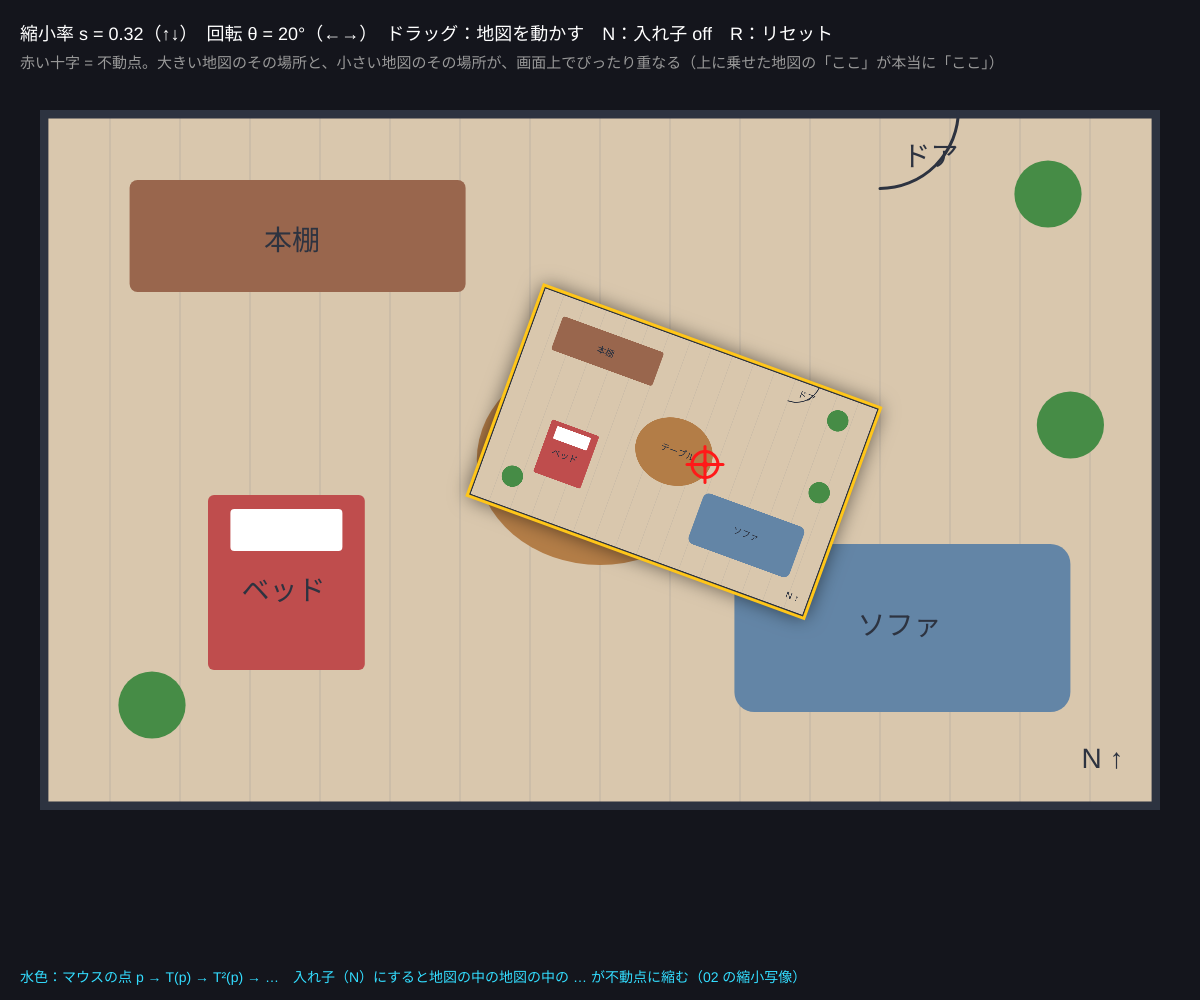
Frame 1 (no input)
Frame 60 (no input): identical to frame 1, image omitted
Frame 120 (the mouse pressed at the canvas centre since frame 60): identical to frame 1, image omitted

The p5.js sketch that drew this single still picture (run headless with seeded random() and noise() and a simulated clock; from frame 60 on, the mouse is pressed at the canvas centre):

// p5.js sketch
// ── sketch.js
// ============================================
// 04 地図の不動点（部屋の地図を床に置く）
// 部屋の地図を、その部屋の床に置く。どう置いても（回しても・縮めても）地図上の 1 点だけが「真下の床とぴったり同じ場所」になる
//   小さい地図 = 大きい地図を相似変換 T(p) = c + sR(p − O) したもの。不動点は (I − sR) p = c − sR·O を解けば求まる
// ドラッグ = 小さい地図を動かす / ←→ = 回す / ↑↓ = 大きさ / N = 地図の中の地図（入れ子）/ マウスを乗せる = その点の行き先 / R = リセット
// ============================================

let s = 0.32;            // ★ 縮小率（小さい地図の大きさ）
let theta = 0.35;        // ★ 回転角
let c;                   // 小さい地図の左上（画面座標）
let O;                   // 大きい地図の左上
let BW, BH;              // 大きい地図の大きさ
let mapG;                // 部屋の地図の絵
let nested = false;
let dragging = false, grabDx = 0, grabDy = 0;

function setup() {
  createCanvas(windowWidth, windowHeight);
  colorMode(HSB, 360, 100, 100, 100);
  BW = min(width - 80, (height - 140) * 1.6); BH = BW / 1.6;
  O = { x: (width - BW) / 2, y: 110 };
  c = { x: O.x + BW * 0.45, y: O.y + BH * 0.25 };
  mapG = createGraphics(BW, BH);
  drawRoom(mapG);
}

// ★ 相似変換 T：大きい地図の点 p → 小さい地図の上の同じ場所
function T(p) {
  let dx = p.x - O.x, dy = p.y - O.y, cs = Math.cos(theta), sn = Math.sin(theta);
  return { x: c.x + s * (cs * dx - sn * dy), y: c.y + s * (sn * dx + cs * dy) };
}
// 不動点：p = c + sR(p − O) を 2×2 の連立方程式として解く
function fixedPoint() {
  let cs = Math.cos(theta), sn = Math.sin(theta);
  let a = 1 - s * cs, b = s * sn, cc = -s * sn, d = 1 - s * cs;      // (I − sR)
  let rx = c.x - s * (cs * O.x - sn * O.y), ry = c.y - s * (sn * O.x + cs * O.y);
  let det = a * d - b * cc;
  return { x: (d * rx - b * ry) / det, y: (-cc * rx + a * ry) / det };
}

function draw() {
  background(230, 30, 11);
  keyHeld();                        // ←→↑↓ は押している間ずっと効く
  image(mapG, O.x, O.y);
  // 小さい地図（入れ子なら何重にも）
  push();
  let depth = nested ? 8 : 1;
  for (let k = 0; k < depth; k++) {
    translate(c.x, c.y); rotate(theta); scale(s); translate(-O.x, -O.y);
    drawingContext.shadowBlur = 20; drawingContext.shadowColor = 'rgba(0,0,0,0.6)';
    image(mapG, O.x, O.y);
    drawingContext.shadowBlur = 0;
    noFill(); stroke(45, 90, 100); strokeWeight(3 / Math.pow(s, k + 1));
    rect(O.x, O.y, BW, BH);
  }
  pop();

  // マウスの点 p → T(p) → T²(p) → … （不動点へ吸い込まれる）
  let fp = fixedPoint();
  if (mouseX > O.x && mouseX < O.x + BW && mouseY > O.y && mouseY < O.y + BH && !dragging) {
    let p = { x: mouseX, y: mouseY };
    for (let i = 0; i < 6; i++) {
      let q = T(p);
      stroke(190, 80, 100, 90 - i * 12); strokeWeight(2);
      line(p.x, p.y, q.x, q.y);
      noStroke(); fill(190, 80, 100, 90 - i * 12); circle(q.x, q.y, 7);
      p = q;
    }
    noStroke(); fill(190, 80, 100); circle(mouseX, mouseY, 10);
  }

  // 不動点
  let inside = fp.x > O.x && fp.x < O.x + BW && fp.y > O.y && fp.y < O.y + BH;
  noFill(); stroke(0, 90, 100); strokeWeight(3);
  circle(fp.x, fp.y, 26); line(fp.x - 18, fp.y, fp.x + 18, fp.y); line(fp.x, fp.y - 18, fp.x, fp.y + 18);
  noStroke(); fill(0, 90, 100); circle(fp.x, fp.y, 6);

  noStroke(); fill(0, 0, 100); textSize(18);
  text('縮小率 s = ' + nf(s, 1, 2) + '（↑↓）　回転 θ = ' + nf(degrees(theta), 1, 0) + '°（←→）　ドラッグ：地図を動かす　N：入れ子 ' + (nested ? 'ON' : 'off') + '　R：リセット', 20, 40);
  fill(0, 0, 60); textSize(15);
  text(inside ? '赤い十字 = 不動点。大きい地図のその場所と、小さい地図のその場所が、画面上でぴったり重なる（上に乗せた地図の「ここ」が本当に「ここ」）'
              : '小さい地図が部屋からはみ出すと、不動点が部屋の外に出ることもある（ブラウワーの条件「自分の中へ写す」が崩れた）', 20, 68);
  fill(190, 80, 100); textSize(14);
  text('水色：マウスの点 p → T(p) → T²(p) → …　入れ子（N）にすると地図の中の地図の中の … が不動点に縮む（02 の縮小写像）', 20, height - 18);
}

function insideSmall(x, y) {
  // 小さい地図の中か？：逆変換で大きい地図の座標に戻して判定
  let dx = x - c.x, dy = y - c.y, cs = Math.cos(-theta), sn = Math.sin(-theta);
  let u = (cs * dx - sn * dy) / s, v = (sn * dx + cs * dy) / s;
  return u >= 0 && u <= BW && v >= 0 && v <= BH;
}
function mousePressed() {
  if (insideSmall(mouseX, mouseY)) { dragging = true; grabDx = mouseX - c.x; grabDy = mouseY - c.y; }
}
function mouseDragged() { if (dragging) { c.x = mouseX - grabDx; c.y = mouseY - grabDy; } }
function mouseReleased() { dragging = false; }
function keyPressed() {
  if (key === 'n' || key === 'N') nested = !nested;
  if (key === 'r' || key === 'R') { s = 0.32; theta = 0.35; c = { x: O.x + BW * 0.45, y: O.y + BH * 0.25 }; }
}
function keyHeld() {
  if (keyIsDown(LEFT_ARROW)) theta -= 0.02;
  if (keyIsDown(RIGHT_ARROW)) theta += 0.02;
  if (keyIsDown(UP_ARROW)) s = min(0.9, s + 0.005);
  if (keyIsDown(DOWN_ARROW)) s = max(0.08, s - 0.005);
}

// ---------- やってみよう ----------
// 1. 小さい地図を大きい地図の左上ぴったりに重ね、θ = 0 にすると不動点はどこ？（左上の角）
// 2. 小さい地図を部屋の外へドラッグすると不動点はどうなる？ 部屋の中に不動点が残るのはどんなとき？
// 3. s を 0.9 にして回すと不動点はどう動く？ s = 1（同じ大きさ）にすると何が起きる？（det = 0 に注意）
// 4. drawRoom を書きかえて自分の部屋・教室・キャンパスの地図にしよう

// ==================================================
// ここから下は「道具」（部屋の地図を描く・キー押しっぱなし）
// ==================================================
function drawRoom(G) {
  G.colorMode(HSB, 360, 100, 100, 100);
  G.background(35, 20, 85);
  G.stroke(35, 15, 75); G.strokeWeight(1);
  let t = G.width / 16;
  for (let x = 0; x < G.width; x += t) G.line(x, 0, x, G.height);       // 床板
  G.noFill(); G.stroke(220, 30, 25); G.strokeWeight(G.width * 0.015);
  G.rect(0, 0, G.width, G.height);                                    // 壁
  G.noStroke();
  G.fill(20, 50, 60); G.rect(G.width * 0.08, G.height * 0.1, G.width * 0.3, G.height * 0.16, 8);    // 本棚
  G.fill(210, 40, 65); G.rect(G.width * 0.62, G.height * 0.62, G.width * 0.3, G.height * 0.24, 20); // ソファ
  G.fill(30, 60, 70); G.ellipse(G.width * 0.5, G.height * 0.5, G.width * 0.22, G.height * 0.3);     // テーブル
  G.fill(120, 50, 55);
  for (let p of [[0.9, 0.12], [0.1, 0.85], [0.92, 0.45]]) G.circle(G.width * p[0], G.height * p[1], G.width * 0.06);  // 植木
  G.fill(0, 60, 75); G.rect(G.width * 0.15, G.height * 0.55, G.width * 0.14, G.height * 0.25, 6);   // ベッド
  G.fill(0, 0, 100); G.rect(G.width * 0.17, G.height * 0.57, G.width * 0.1, G.height * 0.06, 4);
  G.noFill(); G.stroke(220, 30, 25); G.strokeWeight(3);
  G.arc(G.width * 0.75, 0, G.width * 0.14, G.width * 0.14, 0, HALF_PI);                            // ドア
  G.noStroke(); G.fill(220, 30, 25); G.textSize(G.width * 0.025);
  G.text('本棚', G.width * 0.2, G.height * 0.2); G.text('ソファ', G.width * 0.73, G.height * 0.75);
  G.text('テーブル', G.width * 0.46, G.height * 0.51); G.text('ベッド', G.width * 0.18, G.height * 0.7); G.text('ドア', G.width * 0.77, G.height * 0.08);
  G.text('N ↑', G.width * 0.93, G.height * 0.94);
}
